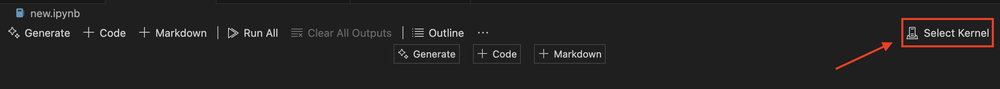
#> input picture assets/images/StepByStepTutorial/select_kernel.png, 1000 x 89 px, shrunk from 2442 x 218 before the run
$ python -i _segment.py   (imports and definitions only)
#> lines starting #> are read from the running program, lines starting #| are printed output that depends on the picture; after the words box and inside, x2 and y2 are one past the last pixel; in counts of white or black regions, pixels touching at a corner belong together
"""Turn an image into an integer label map (thin scikit-image wrapper).

Mechanism only: a robust detection threshold, connected-component labeling, and
optional distance-transform watershed deblending, all from scikit-image /
scipy. Everything here is **pixel space** and carries no astronomical
interpretation — mapping labels to sky positions or calibrated fluxes is the
caller's job. That domain-neutrality is exactly why this lives in ``core``
rather than a science module; if it ever grows WCS- or photometry-aware
behaviour, that version graduates out of ``core``.
"""

from typing import Literal

import numpy as np
from scipy import ndimage as ndi
from skimage.feature import peak_local_max
from skimage.measure import label as _connected_components
from skimage.segmentation import watershed

_MAD_TO_SIGMA = 1.4826
#: Map user-facing 4-/8-connectivity to scikit-image's neighbourhood rank.
_CONNECTIVITY_RANK: dict[int, int] = {4: 1, 8: 2}


def segment(
    data: np.ndarray,
    *,
    threshold: float | None = None,
    nsigma: float = 2.0,
    min_size: int = 5,
    deblend: bool = True,
    connectivity: Literal[4, 8] = 8,
) -> np.ndarray:
    """Return an integer label map of sources in ``data``.

    Parameters
    ----------
    data : numpy.ndarray
        2-D image. ``NaN`` pixels are treated as background.
    threshold : float, optional
        Absolute detection threshold. When ``None`` (default) it is derived from
        the image noise as ``median + nsigma * sigma``, with ``sigma`` estimated
        robustly from the median absolute deviation of the finite pixels.
    nsigma : float, default 2.0
        Detection level in robust sigmas above the median, used only when
        ``threshold`` is ``None``.
    min_size : int, default 5
        Connected regions smaller than this many pixels are discarded.
    deblend : bool, default True
        When ``True``, split touching regions with a distance-transform
        watershed; when ``False``, each connected region becomes one label.
    connectivity : {4, 8}, default 8
        Pixel connectivity: ``4`` joins only face-adjacent pixels, ``8`` also
        joins diagonally-adjacent ones.

    Returns
    -------
    numpy.ndarray
        Integer label map the same shape as ``data``: ``0`` is background and
        each source has a distinct positive label.

    Raises
    ------
    ValueError
        If ``data`` is not 2-D or ``connectivity`` is not 4 or 8.

    Notes
    -----
    Watershed deblending is driven by local maxima of the distance transform, so
    a single but irregular source can occasionally be split. Pass
    ``deblend=False`` when only connected-component labelling is wanted.
    """
    image = np.asarray(data, dtype=float)
    if image.ndim != 2:
        raise ValueError(f"data must be 2-D; got shape {image.shape}.")
    if connectivity not in _CONNECTIVITY_RANK:
        raise ValueError(f"connectivity must be 4 or 8; got {connectivity!r}.")
    rank = _CONNECTIVITY_RANK[connectivity]

    finite = np.isfinite(image)
    if not finite.any():
        return np.zeros(image.shape, dtype=np.intp)

    level = (
        _noise_threshold(image[finite], nsigma)
        if threshold is None
        else float(threshold)
    )
    mask = finite & (image > level)
    if min_size > 1:
        mask = _drop_small(mask, min_size, rank)
    if not mask.any():
        return np.zeros(image.shape, dtype=np.intp)

    if not deblend:
        return _connected_components(mask, connectivity=rank).astype(np.intp)
    return _watershed_deblend(mask, rank)


def _noise_threshold(values: np.ndarray, nsigma: float) -> float:
    """Robust ``median + nsigma * sigma`` threshold from finite pixels."""
    median = float(np.median(values))
    mad = float(np.median(np.abs(values - median)))
    return median + nsigma * _MAD_TO_SIGMA * mad


def _drop_small(mask: np.ndarray, min_size: int, rank: int) -> np.ndarray:
    """Drop connected regions smaller than ``min_size`` pixels.

    ``rank`` is scikit-image's neighbourhood rank (1 or 2), not the user-facing
    4-/8-connectivity.
    """
    labels = _connected_components(mask, connectivity=rank)
    counts = np.bincount(labels.ravel())
    keep = counts >= min_size
    keep[0] = False  # background
    return keep[labels]


def _watershed_deblend(mask: np.ndarray, rank: int) -> np.ndarray:
    """Split touching regions in ``mask`` with a distance-transform watershed.

    ``rank`` is scikit-image's neighbourhood rank (1 or 2), not the user-facing
    4-/8-connectivity.
    """
    distance = ndi.distance_transform_edt(mask)
    coordinates = peak_local_max(
        distance, labels=mask, min_distance=1, exclude_border=False
    )
    seeds = np.zeros(mask.shape, dtype=bool)
    seeds[tuple(coordinates.T)] = True
    markers, n_markers = ndi.label(seeds, structure=np.ones((3, 3), dtype=int))
    if n_markers <= 1:
        return _connected_components(mask, connectivity=rank).astype(np.intp)
    return watershed(-distance, markers, mask=mask).astype(np.intp)

>>> import cv2
>>> picture = cv2.imread('../../../../assets/images/StepByStepTutorial/select_kernel.png', cv2.IMREAD_GRAYSCALE)
#> picture: shape (89, 1000); min 0, max 238, mean 34.6
>>> result = segment(picture)
#> in segment, `finite = np.isfinite(image)`: finite: shape (89, 1000) bool; every value is 1
#> in _noise_threshold, `median = float(np.median(values))`: median = 31
#> in _noise_threshold, `mad = float(np.median(np.abs(values - median)))`: mad = 0
#> in segment, `level = ( _noise_threshold(image[finite], nsigma) if threshold is None..`: level = 31
#> in segment, `mask = finite & (image > level)`:
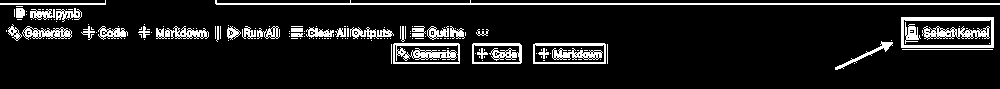
#> mask: shape (89, 1000) bool; 10.2% white in thin lines or dots, all inside (x1, y1, x2, y2) = (0, 0, 1000, 70)
#> in _drop_small, `labels = _connected_components(mask, connectivity=rank)`:
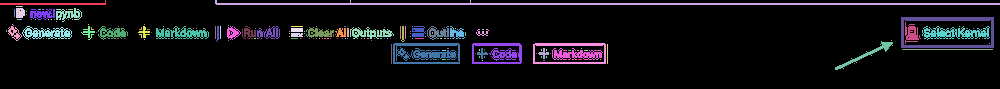
#> labels: shape (89, 1000) int32; 171 distinct labels, from 0 to 170; one colour per label, 0 black
#> in _drop_small, `counts = np.bincount(labels.ravel())`: counts = 171 values, max 79946 at index 0, min 1 at index 10, mean 520.5
#> in _drop_small, `return keep[labels]`:
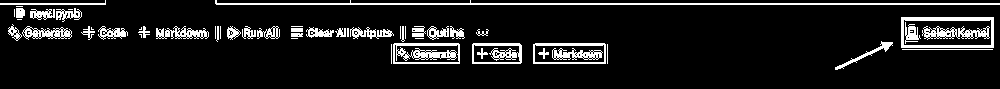
#> returned value: shape (89, 1000) bool; 10% white in thin lines or dots, all inside (x1, y1, x2, y2) = (0, 0, 1000, 70)
#> in _watershed_deblend, `distance = ndi.distance_transform_edt(mask)`:
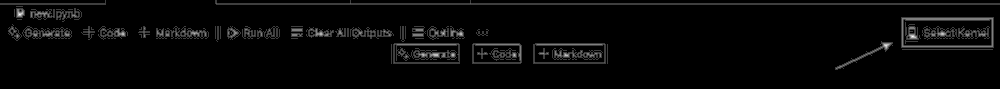
#> distance: shape (89, 1000) float64; min 0, max 4, mean 0.117; drawn with min black and max white
#> in _watershed_deblend, `coordinates = peak_local_max( distance, labels=mask, min_distance=1, e..`: coordinates = 5047 pairs, first value 0 to 68, second value 0 to 999
#> in _watershed_deblend, `return watershed(-distance, markers, mask=mask).astype(np.intp)`:
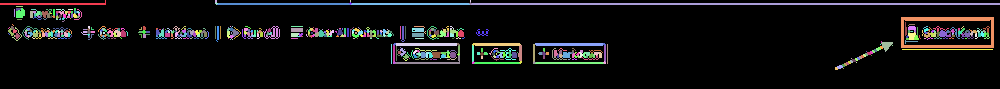
#> returned value: shape (89, 1000) int64; 547 distinct labels, from 0 to 546; one colour per label, 0 black
